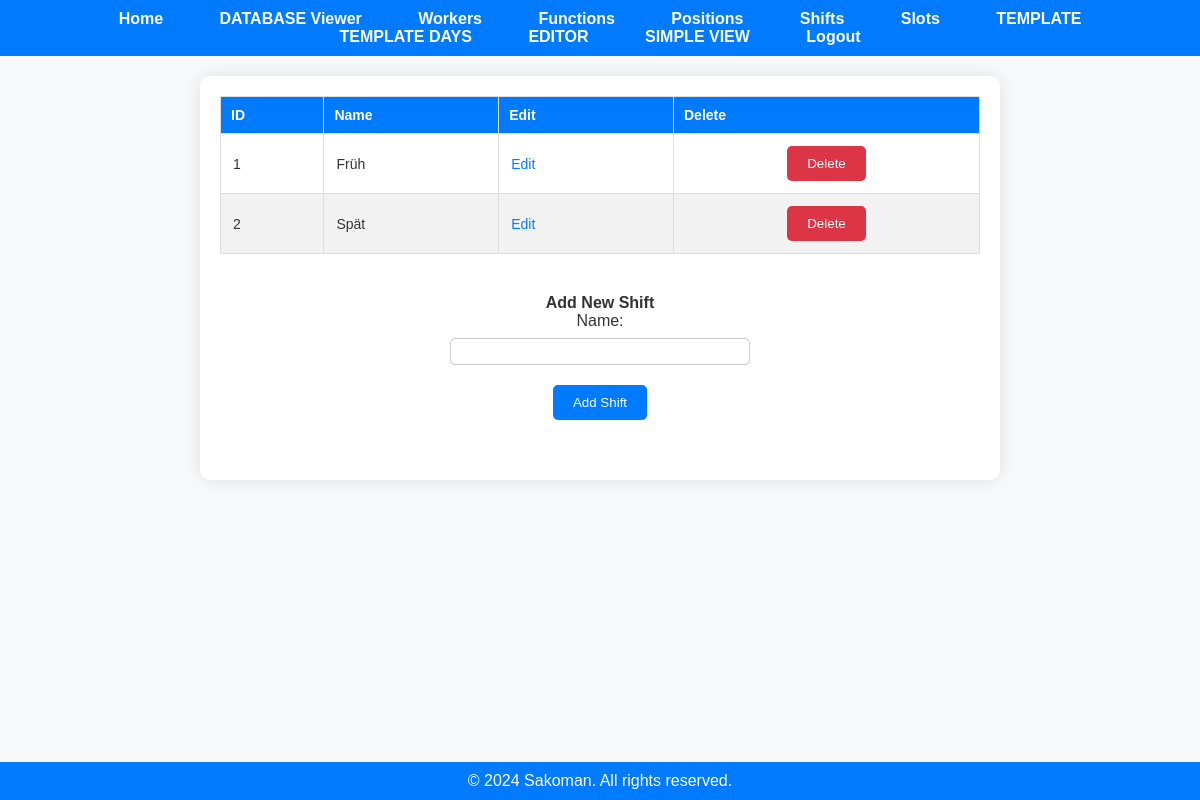
/shifts (signed in), run on the app's committed database.
### app.py (models this page shows)
class Shift(db.Model):
    shift_id = db.Column(db.Integer, primary_key=True)
    user_id = db.Column(db.Integer, nullable=False)
    name = db.Column(db.String(50), nullable=False)

### app.py (the view)
@app.route('/shifts')
@employer_required
def display_shifts():
    if 'user_id' not in session:
        flash('You must be logged in to view this page.', 'error')
        return redirect(url_for('login'))
    user_id = session['user_id']
    shifts = fetch_all(user_id, 'Shift')
    return render_template('shifts.html', shifts=shifts)

### app.py (called while the page is built)
@login_manager.user_loader
def load_user(user_id):
    return User.query.get(int(user_id))

def employer_required(func):
    @wraps(func)
    def decorated_function(*args, **kwargs):
        if not current_user.is_authenticated:
            flash('You must be logged in to view this page.', 'error')
            return redirect(url_for('login'))
        if current_user.role != 'employer':
            flash('You do not have permission to view this page.', 'error')
            return redirect('/')
        return func(*args, **kwargs)
    return decorated_function

def fetch_all(user_id, table_name):
    if table_name not in ['Worker', 'Function', 'Position', 'Shift', 'Slot', 'Year_Days', 'Schedule']:
        return None
    table_class = globals()[table_name]
    items = table_class.query.filter_by(user_id=user_id).all()
    return items

### templates/shifts.html (shortened to what this page needs)
<!DOCTYPE html>
<html lang="en">
<head>
    <link rel="stylesheet" href="{{ url_for('static', filename='styles.css') }}">
</head>
<body>
    {% include 'navbar.html' %}
    <div class="container">
        <div class="existing-items-section">
            {% if shifts %}
                <table class="data-table">
                    <thead>
                        <tr>
                            <th>ID</th>
                            <th>Name</th>
                            <th>Edit</th>
                            <th>Delete</th>
                        </tr>
                    </thead>
                    <tbody>
                        {% for shift in shifts %}
                            <tr>
                                <td>{{ shift.shift_id }}</td>
                                <td>{{ shift.name }}</td>
                                <td>
                                    <a href="/edit/{{ table_name }}/{{ shift.shift_id }}" class="action-link">Edit</a>
                                </td>
                                <td>
                                    <form action="/delete/{{ table_name }}/{{ shift.shift_id }}" method="post">
                                        <button type="submit" class="delete-button">Delete</button>
                                    </form>
                                </td>
                            </tr>
                        {% endfor %}
                    </tbody>
                </table>
            {% else %}
                <p>No shifts available.</p>
            {% endif %}
        </div>
        <div class="add-item-section">
            <h2>Add New Shift</h2>
            <form action="/add/shift" method="post" class="add-form">
                <label for="name">Name:</label>
                <input type="text" id="name" name="name">
                <button type="submit" class="add-button">Add Shift</button>
            </form>
        </div>
    </div>
    <div class="footer">
        &copy; 2024 Sakoman. All rights reserved.
    </div>
</body>
</html>

### static/styles.css (style rules this page uses)
* { margin: 0; padding: 0; box-sizing: border-box; }
body { font-family: Arial, sans-serif; background-color: #f8f9fa; color: #333; }
.container { margin: 20px auto; padding: 20px; background-color: #fff; border-radius: 10px; box-shadow: 0 0 20px rgba(0, 0, 0, 0.1); max-width: 800px; }
.container h1, .container h2, .container p { font-size: 16px; text-align: center; }
.container form { display: flex; flex-direction: column; align-items: center; }
.container label { margin-bottom: 8px; }
.container input, .container select { width: 300px; padding: 5px; margin-bottom: 20px; border-radius: 5px; border: 1px solid #ccc; }
.container button, input[type="submit"] { padding: 10px 20px; background-color: #007bff; color: #fff; border: none; border-radius: 5px; cursor: pointer; transition: background-color 0.3s ease, box-shadow 0.3s ease; }
.footer { background-color: #007bff; color: #fff; text-align: center; padding: 10px 0; position: fixed; bottom: 0; left: 0; width: 100%; }
.action-link { color: #007bff; text-decoration: none; margin-right: 10px; transition: color 0.3s ease; }
.add-item-section, .existing-items-section { margin-bottom: 40px; }
table { width: 100%; border-collapse: collapse; margin-bottom: 20px; }
th, td { font-size: 14px; border: 1px solid #ddd; padding: 10px; text-align: left; }
th { background-color: #f2f2f2; }
tr:nth-child(even) { background-color: #f2f2f2; }
table { background-color: #ffffff; overflow-x: auto; }
th { background-color: #007bff; color: #ffffff; }
td { font-size: 14px; padding: 12px; }
.delete-button { background-color: #dc3545 !important; color: #fff !important; padding: 10px 20px !important; border: none !important; border-radius: 5px !important; cursor: pointer !important; }

### data on the page
Shift: shift_id "1", name "Früh"
Shift: shift_id "2", name "Spät"
